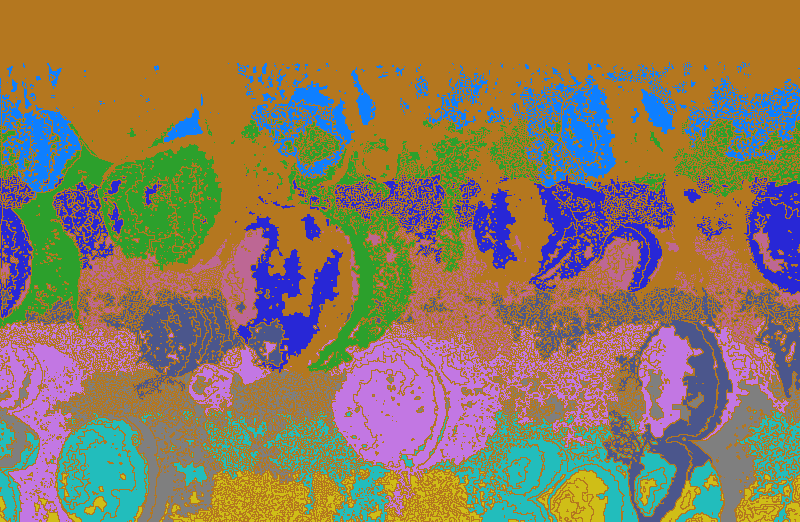
#> input picture fifth_practice/neighborhood_image.png, 800 x 522 px, found by its file name
$ python main2.py
#> lines starting #> are read from the running program, lines starting #| are printed output that depends on the picture; after the words box and inside, x2 and y2 are one past the last pixel; in counts of white or black regions, pixels touching at a corner belong together
import cv2
import numpy as np

# Load the image
base_practice_folder = 'fifth_practice/'
image = cv2.imread(f'{base_practice_folder}/neighborhood_image.png')
#> image is the input picture: shape (522, 800, 3); mean B, G, R 92.5, 121.5, 140.3

# Convert BGR to HSV
# hsv = cv2.cvtColor(image, cv2.COLOR_BGR2HSV)

# blurred_mask = cv2.GaussianBlur(hsv, (11, 11), 0)
edges = cv2.Canny(image, threshold1=100, threshold2=200)
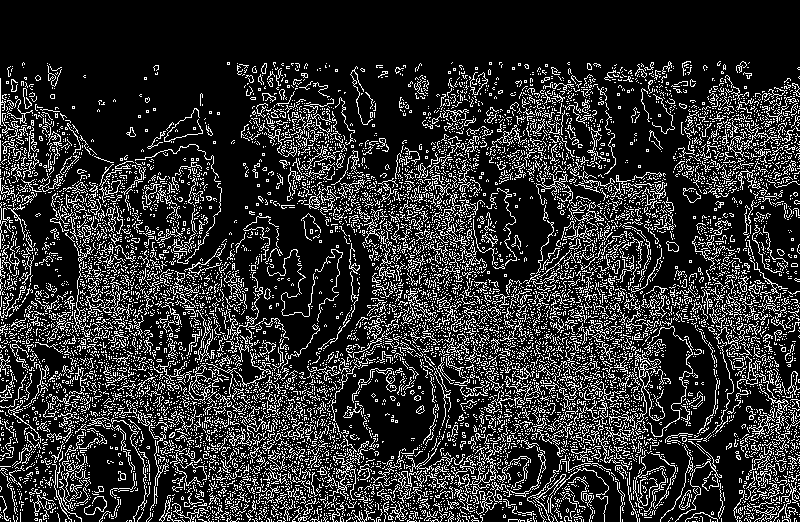
#> edges: shape (522, 800); 18.4% white in thin lines or dots, all inside (x1, y1, x2, y2) = (0, 61, 800, 522)

cv2.imshow('Original Image', image)
# cv2.imshow('Blurred Mask', blurred_mask)
cv2.imshow('Fungus Borders', edges)
cv2.waitKey(0)
cv2.destroyAllWindows()

$ run again, with fifth_practice/image_2.jpeg saved as fifth_practice/neighborhood_image.png
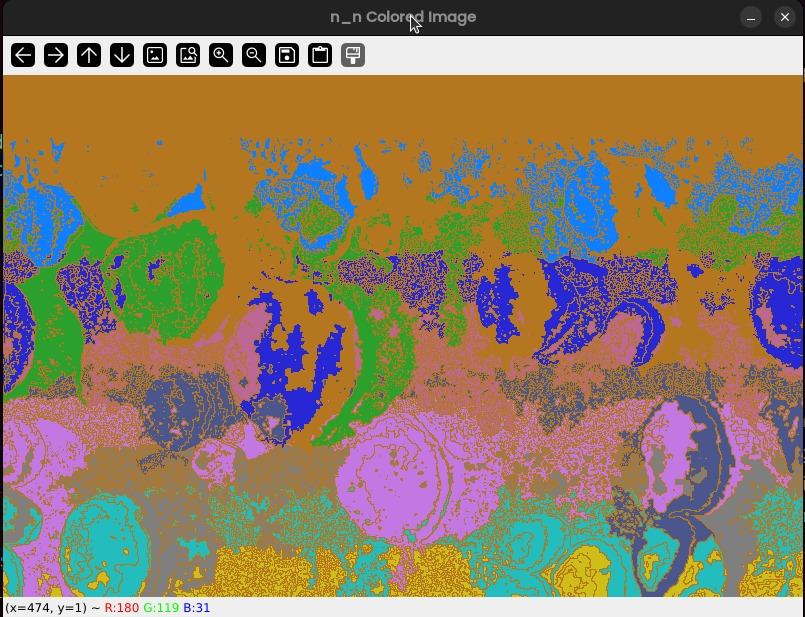
#> input picture fifth_practice/image_2.jpeg, 805 x 617 px, found by its file name
#> image is the input picture: shape (617, 805, 3); mean B, G, R 100.3, 124.2, 140.4
#> `edges = cv2.Canny(image, threshold1=100, threshold2=200)`:
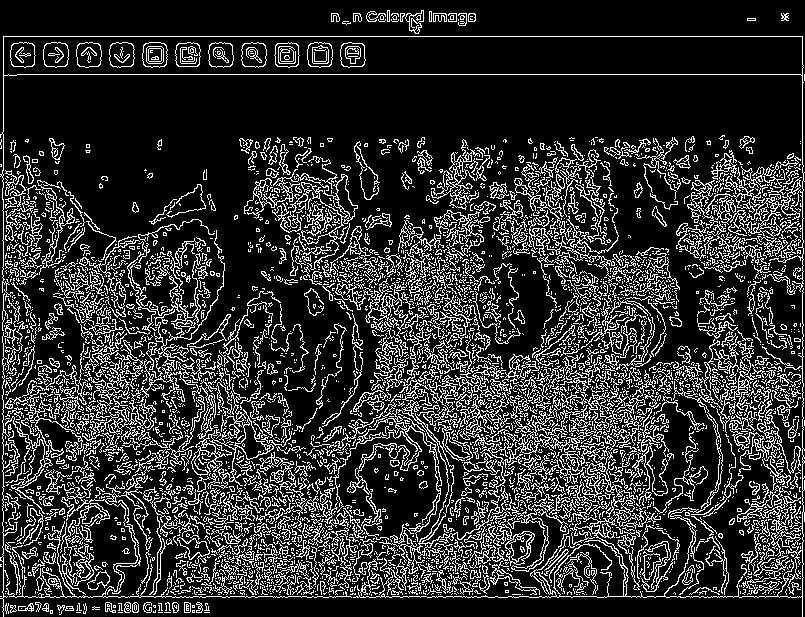
#> edges: shape (617, 805); 18.9% white in thin lines or dots
